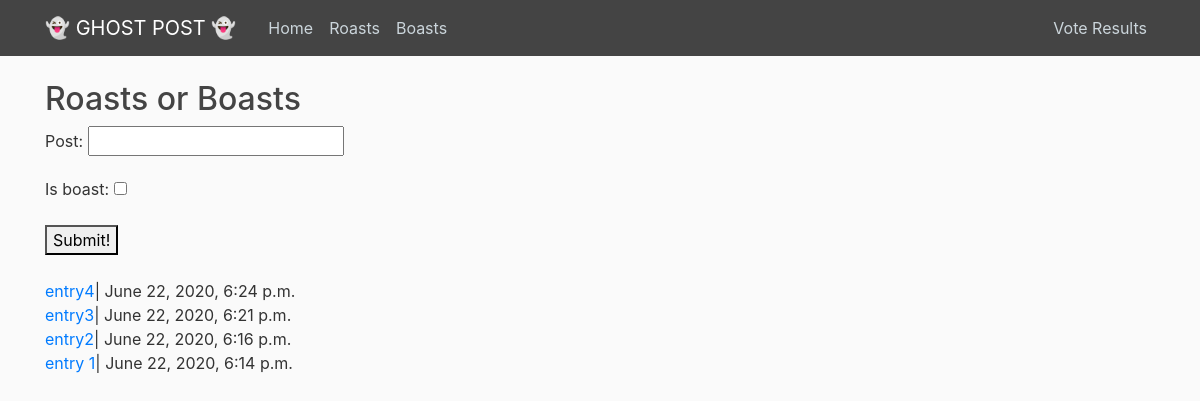
Before: / with the older database file.
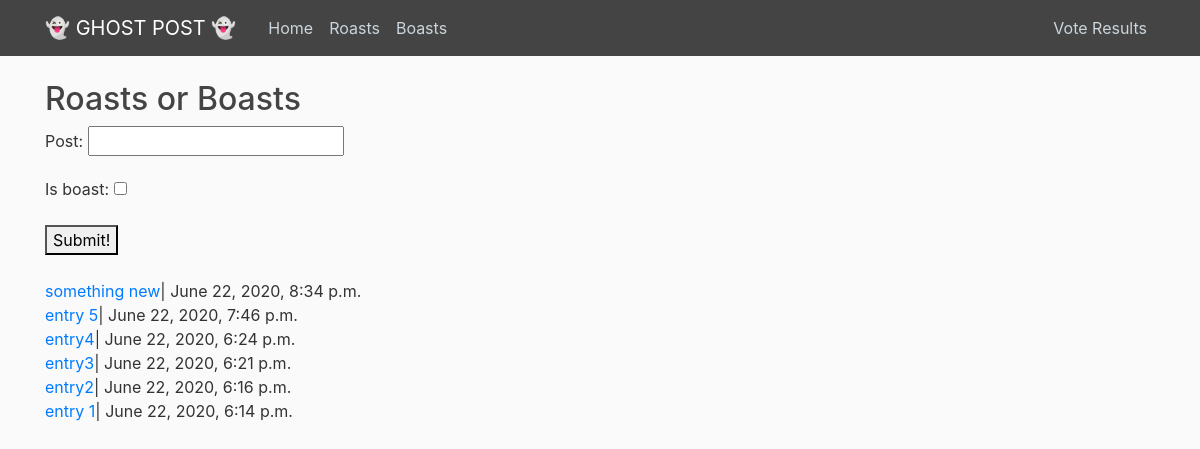
After: the same page with the newer database file.
### posts/models.py (models this page shows)
class GhostPost(models.Model):
    post          = models.CharField(max_length=250)
    time_post     = models.DateTimeField(default=now)
    total_both    = models.IntegerField(default=0)
    is_boast      = models.BooleanField(default=False)
    up_votes      = models.IntegerField(default=0)
    down_votes    = models.IntegerField(default=0)
    def __str__(self):
        return self.post

### posts/views.py (the view)
# urls.py: path('',views.index, name='homepage'),
def index(req):
    posts = GhostPost.objects.all().order_by('-time_post')
    form = AddForm()
    if req.method == "POST":
        form = AddForm(req.POST)
        if form.is_valid():
            form.save()
        return HttpResponseRedirect(reverse("homepage"))
    return render(req, 'index.html',{'form':form,'posts':posts})

### posts/forms.py
class AddForm(forms.ModelForm):
    class Meta:
        model = GhostPost
        fields = ['post', 'is_boast']

### posts/templates/index.html (shortened to what this page needs)
{% extends 'base.html' %}
{% block content %}
<h2> Roasts or Boasts </h2>
<div>
{%if form%}
<form action="" method="post">
    {{ form.as_p }}
    <button type="submit">Submit!</button>
</form>
{% endif %}
<div>
{% for post in posts %}
<br>
<a href ={%url 'post_view' id=post.id%}>{{post}}</a>| {{post.time_post}}
{% endfor %}
</div>
{% endblock content %}

Changed rows visible on the page:
added GhostPost: post "something new", time_post "June 22, 2020, 8:34 p.m."
added GhostPost: post "entry 5", time_post "June 22, 2020, 7:46 p.m."
